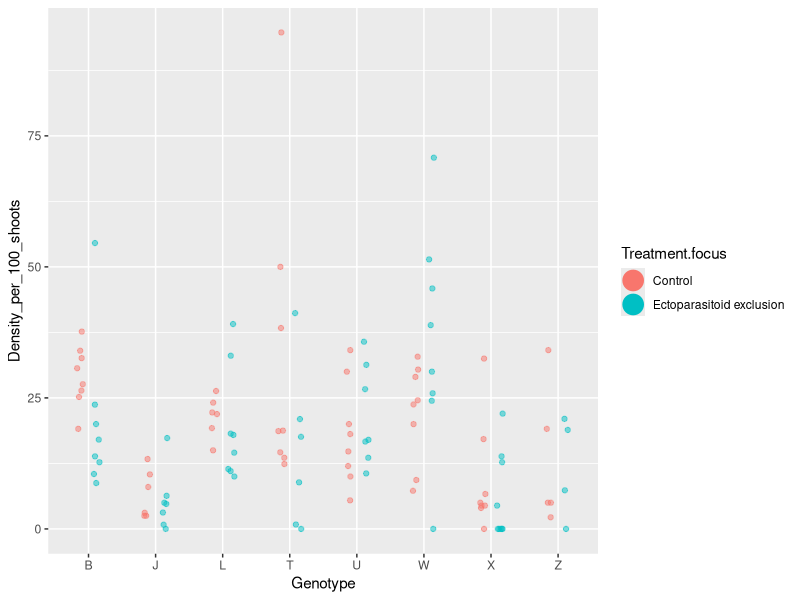
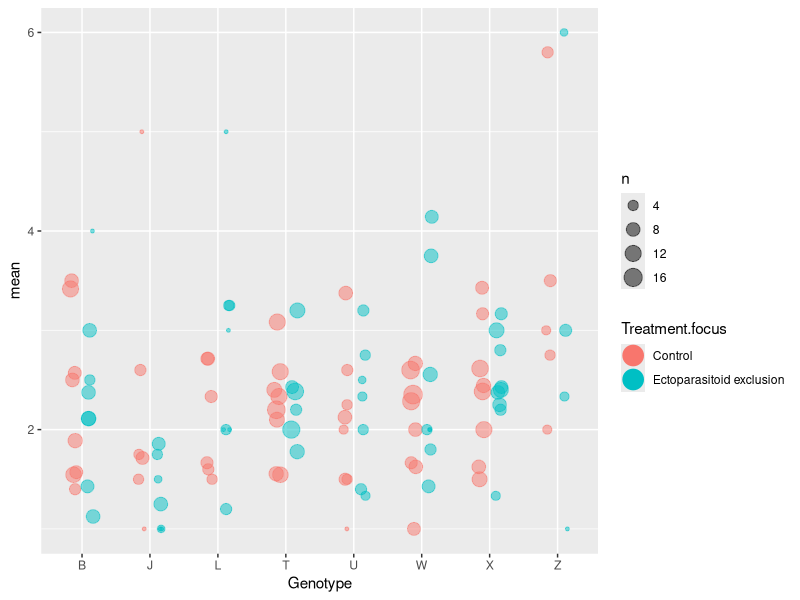
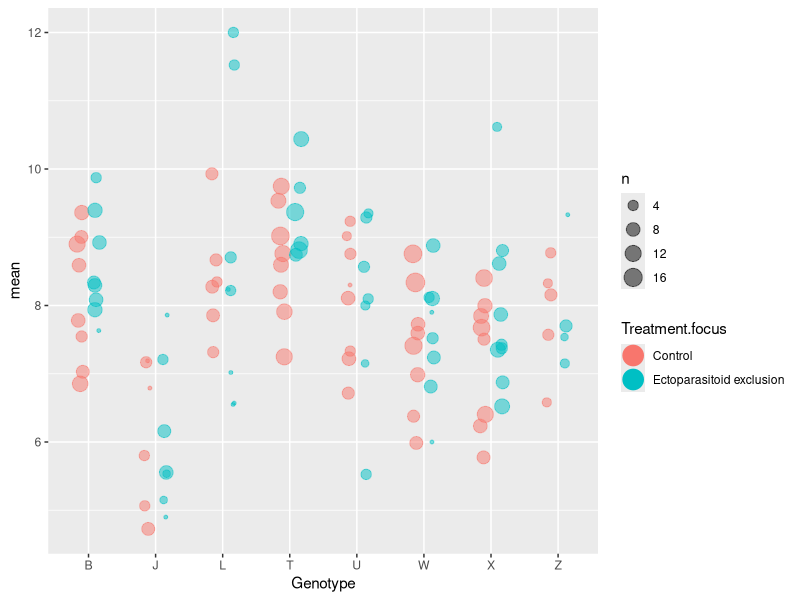
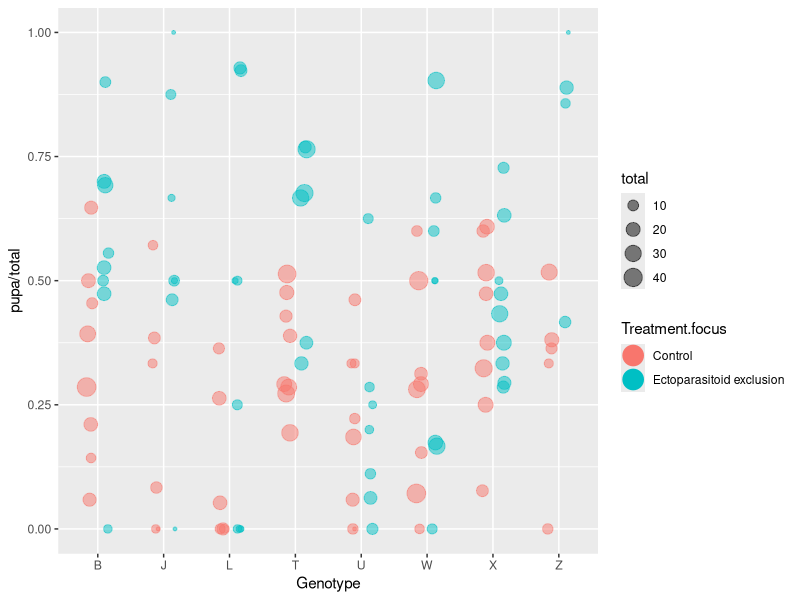
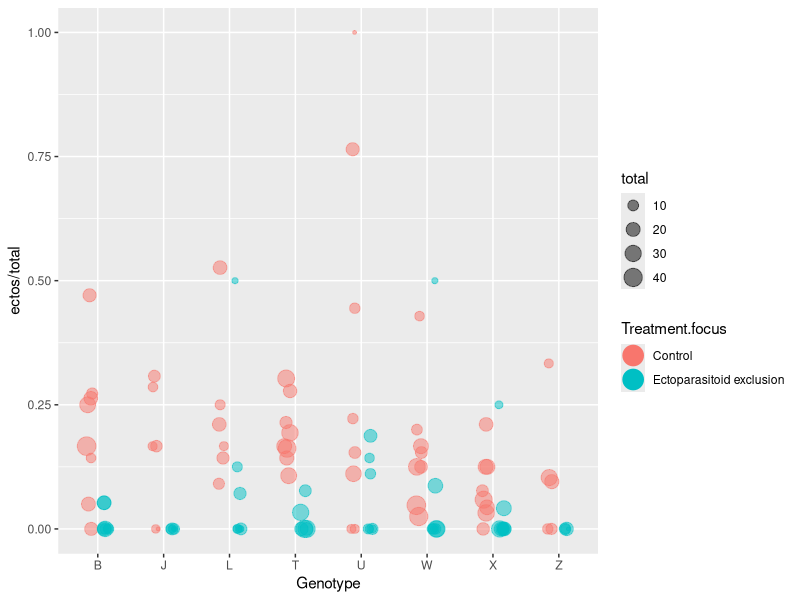
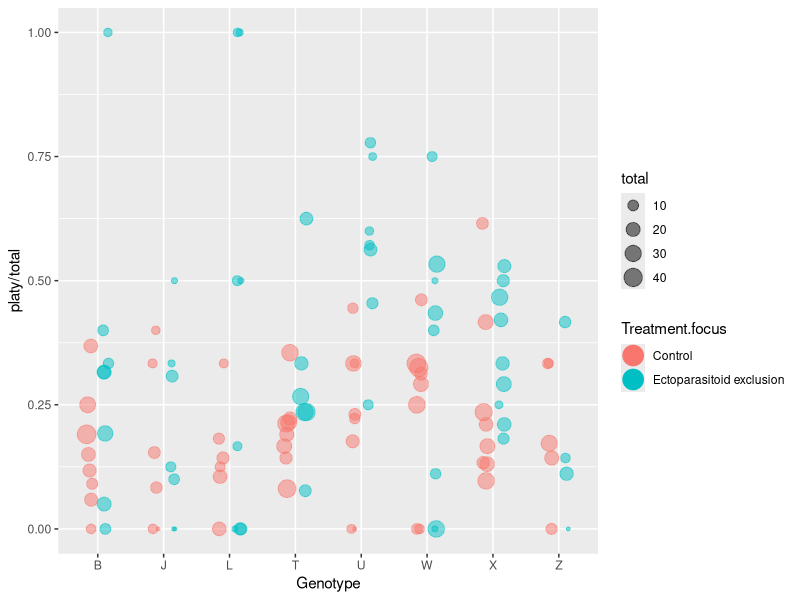
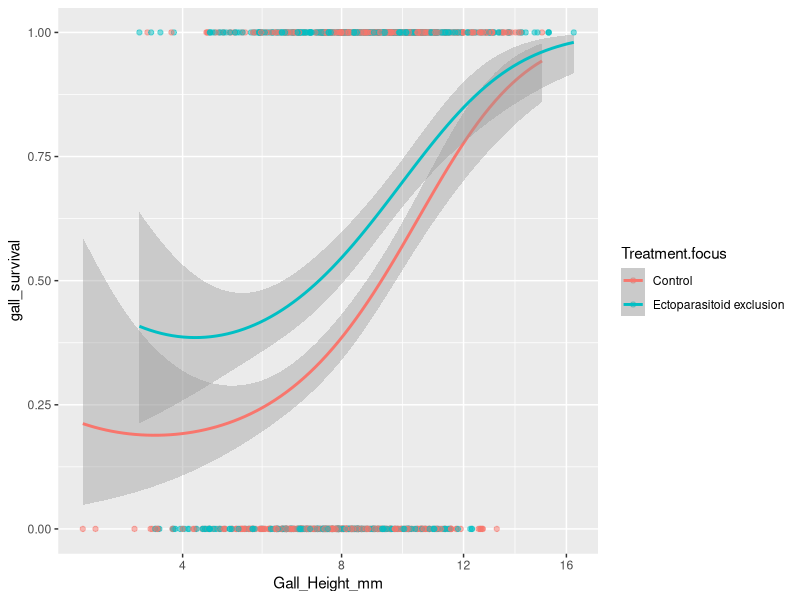
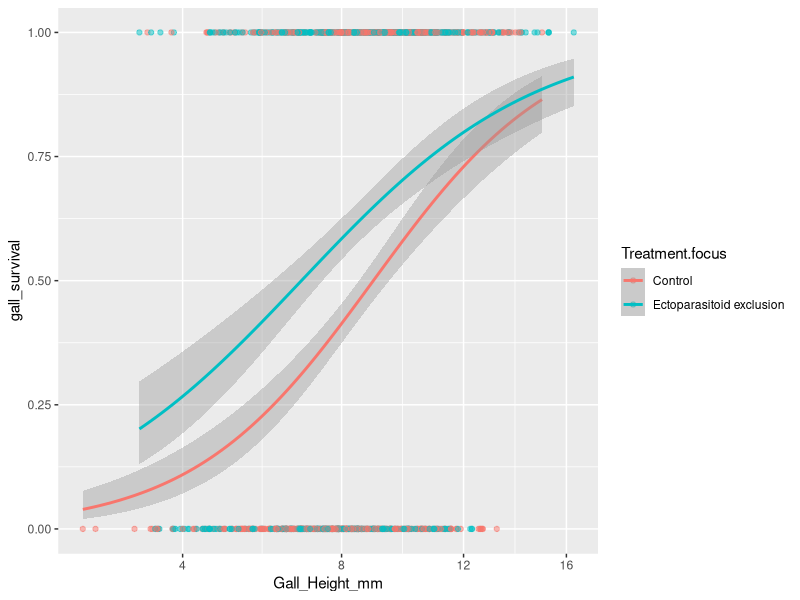

The R script that drew these images, in order:

## LOAD REQUIRED LIBRARIES ----
library(tidyverse)
library(cowplot)

## LOAD DATASET ----
gall_selection.df <- read_csv("gall_selection_data.csv") %>%
  mutate(Plant_Position = as.factor(Plant_Position),
         Gall_Number = as.factor(Gall_Number),
         Treatment.focus = as.factor(Treatment.focus),
         Treatment = as.factor(Treatment),
         Location = as.factor(Location),
         phenology = as.factor(phenology),
         Genotype = as.factor(Genotype),
         Gall_Letter = as.factor(Gall_Letter)) %>%
  unite(Gall_ID, Gall_Number, Gall_Letter, remove = FALSE) %>%
  
  # subset data for analysis
  filter(phenology == "early", Location == "tree") %>%
  mutate(gall_survival = ifelse(pupa > 0, 1, 0),
         platy_bin = ifelse(platy > 0, 1,0),
         ectos_bin = ifelse(ectos > 0, 1,0))

## EXPLORATORY PLOTS ----

# Plot helpers
binomial_smooth <- function(...) {
  geom_smooth(method = "glm", method.args = list(family = "binomial"), ...)
}

# explored gam smoothers but they were way too curvy to be informative.
#gam_smooth <- function(...) {
#  geom_smooth(method = "gam", method.args = list(family = "binomial"), formula = y ~ s(x))
#}

viridis6 <- function() {
  # colours taken from the viridis package
  c("#440154", "#414487", "#2A788E", "#22A884", "#7AD151", "#FDE725")
}

dodge <- position_jitterdodge(jitter.width = 0.25, jitter.height = 0, dodge.width = 0.5)


## EXPLORING EFFECT OF GENOTYPE ON GALL PHENOTYPES, SURVIVAL, AND PARASITOID RESPONSES ----

# Gall Density
gall_selection.df %>%
  group_by(Treatment.focus, Genotype, Plant_Position) %>%
  summarise_at(vars(Density_per_100_shoots), mean) %>%
  ggplot(., aes(x = Genotype, y = Density_per_100_shoots, group = Treatment.focus, color = Treatment.focus)) + 
  geom_jitter(alpha = 0.5, position = dodge) + 
  stat_summary(fun.data = "mean_cl_boot", size = 1.5, position = dodge) 


# Number of Individuals per gall
gall_selection.df %>%
  group_by(Treatment.focus, Genotype, Plant_Position, Gall_Number) %>%
  summarise_at(vars(gall_individuals), mean) %>%
  group_by(Treatment.focus, Genotype, Plant_Position) %>%
  summarise_at(vars(gall_individuals), funs(mean, n())) %>%
  ggplot(., aes(x = Genotype, y = mean, group = Treatment.focus, color = Treatment.focus)) + 
  geom_jitter(alpha = 0.5, position = dodge, aes(size = n)) + 
  stat_summary(fun.data = "mean_cl_boot", size = 1.5, position = dodge)

# Gall Size
gall_selection.df %>%
  group_by(Treatment.focus, Genotype, Plant_Position, Gall_Number) %>%
  summarise_at(vars(Gall_Height_mm), mean) %>%
  group_by(Treatment.focus, Genotype, Plant_Position) %>%
  summarise_at(vars(Gall_Height_mm), funs(mean, n())) %>%
  ggplot(., aes(x = Genotype, y = mean, group = Treatment.focus, color = Treatment.focus)) + 
  geom_jitter(alpha = 0.5, position = dodge, aes(size = n)) + 
  stat_summary(fun.data = "mean_cl_boot", size = 1.5, position = dodge)


# Pupation rates
gall_selection.df %>%
  group_by(Treatment.focus, Genotype, Plant_Position) %>%
  summarise_at(vars(pupa, total), sum) %>%
  ggplot(., aes(x = Genotype, y = pupa/total, group = Treatment.focus, color = Treatment.focus)) + 
  geom_jitter(alpha = 0.5, position = dodge, aes(size = total)) + 
  stat_summary(fun.data = "mean_cl_boot", size = 1.5, position = dodge)

# Ectoparasitism rates and estimates of how effective the exclusion treatment was
gall_selection.df %>%
  group_by(Treatment.focus, Genotype, Plant_Position) %>%
  summarise_at(vars(ectos, total), sum) %>%
  ggplot(., aes(x = Genotype, y = ectos/total, group = Treatment.focus, color = Treatment.focus)) + 
  geom_jitter(alpha = 0.5, position = dodge, aes(size = total)) + 
  stat_summary(fun.data = "mean_cl_boot", size = 1.5, position = dodge)

# Platygaster parasitism rates and estimates of intraguild predation 
gall_selection.df %>%
  group_by(Treatment.focus, Genotype, Plant_Position) %>%
  summarise_at(vars(platy, total), sum) %>%
  ggplot(., aes(x = Genotype, y = platy/total, group = Treatment.focus, color = Treatment.focus)) + 
  geom_jitter(alpha = 0.5, position = dodge, aes(size = total)) + 
  stat_summary(fun.data = "mean_cl_boot", size = 1.5, position = dodge)

## HOW DOES THE LOSS OF FOOD-WEB COMPLEXITY AFFECT GALL SURVIVAL? ----

# create discrete predictors from continuous variables to examine complex interactions
size.cut <- quantile(gall_selection.df$Gall_Height_mm, probs = c(0,0.33,0.66,1))
density.cut <- quantile(gall_selection.df$Density_per_100_shoots, probs = c(0,0.33,0.66,1))
indiv.cut <- quantile(gall_selection.df$gall_individuals, probs = c(0,0.33,0.66,1))

get_mean.size <- gall_selection.df %>%
  group_by(Plant_Position, Gall_Number) %>%
  summarise_at(vars(Gall_Height_mm), mean) %>%
  ungroup() %>%
  rename(mean.gall.size = Gall_Height_mm)

gall_selection.df <- mutate(gall_selection.df, 
                            size.cut = cut(Gall_Height_mm, size.cut, include.lowest = T),
                            density.cut = cut(Density_per_100_shoots, density.cut, include.lowest = T),
                            indiv.cut = cut(gall_individuals, indiv.cut, include.lowest = T))
gall_selection.df <- left_join(gall_selection.df, get_mean.size) %>%
  mutate(size.enhance = mean.gall.size - Gall_Height_mm)

summary(gall_selection.df$size.enhance)
gall_selection.df$size.enhance.cut <- cut(gall_selection.df$size.enhance, breaks = c(min(gall_selection.df$size.enhance), 0, max(gall_selection.df$size.enhance)), include.lowest = T)

#### GALL SURVIVAL ----
parasitism.df <- gall_selection.df %>%
  filter(platy > 0 | ectos > 0 | pupa > 0) # remove unknown sources of mortality

## GALL SIZE 
base_size <- ggplot(parasitism.df, aes(x = Gall_Height_mm, y = gall_survival, color = Treatment.focus)) + 
  geom_point(alpha = 0.5) + scale_x_sqrt()

# larger galls enhance survival.
# effect of ectoparasitoid exclusion is enhanced in smaller galls
base_size + binomial_smooth(formula = y ~ poly(x, 2)) # no evidence of peak
base_size + binomial_smooth() 

# effect of ectoparasitoid exclusion goes away at high gall densities
base_size + binomial_smooth(formula = y ~ poly(x, 2)) + facet_wrap(~density.cut)
base_size + binomial_smooth() + facet_wrap(~density.cut)

# effect of ectoparasitoid exclusion happens primarily in galls with few neighbors
base_size + binomial_smooth(formula = y ~ poly(x, 2)) + facet_wrap(~indiv.cut)
base_size + binomial_smooth() + facet_wrap(~indiv.cut)

# weird data at gall densities with many individuals.
# doesn't make anysense that gall survival in higher in the control treatment
base_size + binomial_smooth(formula = y ~ poly(x, 2)) + facet_grid(density.cut~indiv.cut)
base_size + binomial_smooth() + facet_grid(density.cut~indiv.cut)


## GALL NEIGHBORS

base_indiv <- ggplot(parasitism.df, aes(x = gall_individuals, y = gall_survival, color = Treatment.focus)) + 
  geom_point(alpha = 0.5) + scale_x_log10()

# contrasting relationships depending on treatment
# but why is survival higher in the complex treatment with many individuals?
base_indiv + binomial_smooth(formula = y ~ poly(x, 2)) 
base_indiv + binomial_smooth() 

# why is gall survival so low at high gall densities when ectoparasitoids are excluded?
# Just because parasitoids have a positive response doesn't mean they should have 
# lower survival in the control treatment...
base_indiv + binomial_smooth(formula = y ~ poly(x, 2)) + facet_wrap(~density.cut)
base_indiv + binomial_smooth() + facet_wrap(~density.cut)

# gall size doesn't appear to modify the relationship between number of neighbors and treatment.
base_indiv + binomial_smooth(formula = y ~ poly(x, 2)) + facet_wrap(~size.cut)
base_indiv + binomial_smooth() + facet_wrap(~size.cut)

# I find it weird that survival can be lower in the exclusion treatment at high densities...
base_indiv + binomial_smooth(formula = y ~ poly(x, 2)) + facet_grid(density.cut~size.cut)
base_indiv + binomial_smooth() + facet_grid(density.cut~size.cut)

## GALL DENSITY 
base_density <- ggplot(parasitism.df, aes(x = Density_per_100_shoots, y = gall_survival, color = Treatment.focus)) + 
  geom_point(alpha = 0.5) + scale_x_sqrt()

# gall density has a clear negative effect in the simple food web.
# in the complex web, there is either no relationship or a divergent one (better to be at high or low densities)
base_density + binomial_smooth(formula = y ~ poly(x, 2))
base_density + binomial_smooth() 

# weird, super strong negative relationship with many individuals...
base_density + binomial_smooth(formula = y ~ poly(x, 2)) + facet_wrap(~indiv.cut)
base_density + binomial_smooth() + facet_wrap(~indiv.cut)

# gall size doesn't appear to alter the relationship between density and survival
base_density + binomial_smooth(formula = y ~ poly(x, 2)) + facet_wrap(~size.cut)
base_density + binomial_smooth() + facet_wrap(~size.cut)

# no clear 4-way interaction
base_density + binomial_smooth(formula = y ~ poly(x, 2)) + facet_grid(indiv.cut~size.cut)
base_density + binomial_smooth() + facet_grid(indiv.cut~size.cut)

#### PLATYGASTER PARASITISM ----

## GALL SIZE 
platy.base_size <- ggplot(parasitism.df, aes(x = Gall_Height_mm, y = platy_bin, color = Treatment.focus)) + 
  geom_point(alpha = 0.5)

# intraguild predation occurs primarily in smaller galls
platy.base_size + binomial_smooth(formula = y ~ poly(x, 2)) 
platy.base_size + binomial_smooth() 

# no clear dependence on gall density
platy.base_size + binomial_smooth(formula = y ~ poly(x, 2)) + facet_wrap(~density.cut)
platy.base_size + binomial_smooth() + facet_wrap(~density.cut)

# intraguild predation may be more apparent in galls with many individuals
platy.base_size + binomial_smooth(formula = y ~ poly(x, 2)) + facet_wrap(~indiv.cut)
platy.base_size + binomial_smooth() + facet_wrap(~indiv.cut)

# error moargins are too large to explore 4-way interactions
platy.base_size + binomial_smooth(formula = y ~ poly(x, 2)) + facet_grid(density.cut~indiv.cut)
platy.base_size + binomial_smooth() + facet_grid(density.cut~indiv.cut)


## GALL NEIGHBORS
platy.base_indiv <- ggplot(parasitism.df, aes(x = gall_individuals, y = platy_bin, color = Treatment.focus)) + 
  geom_point(alpha = 0.5)

# Interesting!
# Same pattern as gall density below. 
platy.base_indiv + binomial_smooth(formula = y ~ poly(x, 2)) 
platy.base_indiv + binomial_smooth() 

# Platygaster response to gall neighbors is exacerbated at high gall densities
# don't understand what is happening at low densities. How could Platygaster parasitism be higher in the control treatment?
platy.base_indiv + binomial_smooth(formula = y ~ poly(x, 2)) + facet_wrap(~density.cut) 
platy.base_indiv + binomial_smooth() + facet_wrap(~density.cut)

# Platygaster response to gall neighbors goes away in large galls
# Perhaps this is because large galls generally provide a refuge from parasitoids...
platy.base_indiv + binomial_smooth(formula = y ~ poly(x, 2)) + facet_wrap(~size.cut)
platy.base_indiv + binomial_smooth() + facet_wrap(~size.cut)

# no clear evidence for a 4-way interaction
# The weird low density pattern is only happening for the largest galls...
platy.base_indiv + binomial_smooth(formula = y ~ poly(x, 2)) + facet_grid(density.cut~size.cut)
platy.base_indiv + binomial_smooth() + facet_grid(density.cut~size.cut)

## GALL DENSITY
platy.base_density <- ggplot(parasitism.df, aes(x = Density_per_100_shoots, y = platy_bin, color = Treatment.focus)) + 
  geom_point(alpha = 0.5) + scale_x_sqrt()

# Interesting!
# In the simple food-web, Platygaster parasitism increases at higher gall densities. 
# However, Platygaster has an optimal intermediate density in the more complex food web. 
# I suspect that this is due to increases in intraguild predation at higher densities.
platy.base_density + binomial_smooth(formula = y ~ poly(x, 2))
platy.base_density + binomial_smooth() 

# above pattern does not depend on gall size, although parasitism is less in larger galls
platy.base_density + binomial_smooth(formula = y ~ poly(x, 2)) + facet_wrap(~size.cut)
platy.base_density + binomial_smooth() + facet_wrap(~size.cut)

# above pattern may be intensified in galls with many individuals.
platy.base_density + binomial_smooth(formula = y ~ poly(x, 2)) + facet_wrap(~indiv.cut)
platy.base_density + binomial_smooth() + facet_wrap(~indiv.cut)

# margins of error are too wide to suggest much. 
# i.e. not worth exploring a 4-way interaction
platy.base_density + binomial_smooth(formula = y ~ poly(x, 2)) + facet_grid(indiv.cut~size.cut)
platy.base_density + binomial_smooth() + facet_grid(indiv.cut~size.cut)


#### ECTO- PARASITISM ----

ectos.df <- filter(parasitism.df, Treatment.focus == "Control")

## GALL SIZE 
ecto.base_size <- ggplot(ectos.df, aes(x = Gall_Height_mm, y = ectos_bin)) + 
  geom_point(alpha = 0.5)

# ectoparasitoid parasitism decreases linearly with gall size
ecto.base_size + binomial_smooth(formula = y ~ poly(x, 2)) 
ecto.base_size + binomial_smooth() 

# relationship doesn't appear to depend on gall density
ecto.base_size + binomial_smooth(formula = y ~ poly(x, 2)) + facet_wrap(~density.cut)
ecto.base_size + binomial_smooth() + facet_wrap(~density.cut)

# pretty wide intervals, tough to judge this relationship
ecto.base_size + binomial_smooth(formula = y ~ poly(x, 2)) + facet_wrap(~indiv.cut)
ecto.base_size + binomial_smooth() + facet_wrap(~indiv.cut)

# possible positive relationship with gall size at intermediate densities and individuals...
ecto.base_size + binomial_smooth(formula = y ~ poly(x, 2)) + facet_grid(density.cut~indiv.cut)
ecto.base_size + binomial_smooth() + facet_grid(density.cut~indiv.cut)


## GALL NEIGHBORS
ecto.base_indiv <- ggplot(ectos.df, aes(x = gall_individuals, y = ectos_bin)) + 
  geom_point(alpha = 0.5)

# ectoparasitoid parasitism decreases linearly with number of gall individuals
ecto.base_indiv + binomial_smooth(formula = y ~ poly(x, 2)) 
ecto.base_indiv + binomial_smooth() 

# no clear dependence on gall density
ecto.base_indiv + binomial_smooth(formula = y ~ poly(x, 2)) + facet_wrap(~density.cut)
ecto.base_indiv + binomial_smooth() + facet_wrap(~density.cut)

# no clear dependence on gall size
ecto.base_indiv + binomial_smooth(formula = y ~ poly(x, 2)) + facet_wrap(~size.cut)
ecto.base_indiv + binomial_smooth() + facet_wrap(~size.cut)

# unclear
ecto.base_indiv + binomial_smooth(formula = y ~ poly(x, 2)) + facet_grid(density.cut~size.cut)
ecto.base_indiv + binomial_smooth() + facet_grid(density.cut~size.cut)

## GALL DENSITY
ecto.base_density <- ggplot(ectos.df, aes(x = Density_per_100_shoots, y = ectos_bin)) + 
  geom_point(alpha = 0.5) + scale_x_sqrt()

# ectoparasitism increases at higher densities
ecto.base_density + binomial_smooth(formula = y ~ poly(x, 2))
ecto.base_density + binomial_smooth() 

# relationship is highest at intermediate gall neighbors
ecto.base_density + binomial_smooth(formula = y ~ poly(x, 2)) + facet_wrap(~indiv.cut)
ecto.base_density + binomial_smooth() + facet_wrap(~indiv.cut)

# relationship doesn't appear to depend on gall size
ecto.base_density + binomial_smooth(formula = y ~ poly(x, 2)) + facet_wrap(~size.cut)
ecto.base_density + binomial_smooth() + facet_wrap(~size.cut)

# difficult to interpret...
ecto.base_density + binomial_smooth(formula = y ~ poly(x, 2)) + facet_grid(indiv.cut~size.cut)
ecto.base_density + binomial_smooth() + facet_grid(indiv.cut~size.cut)
